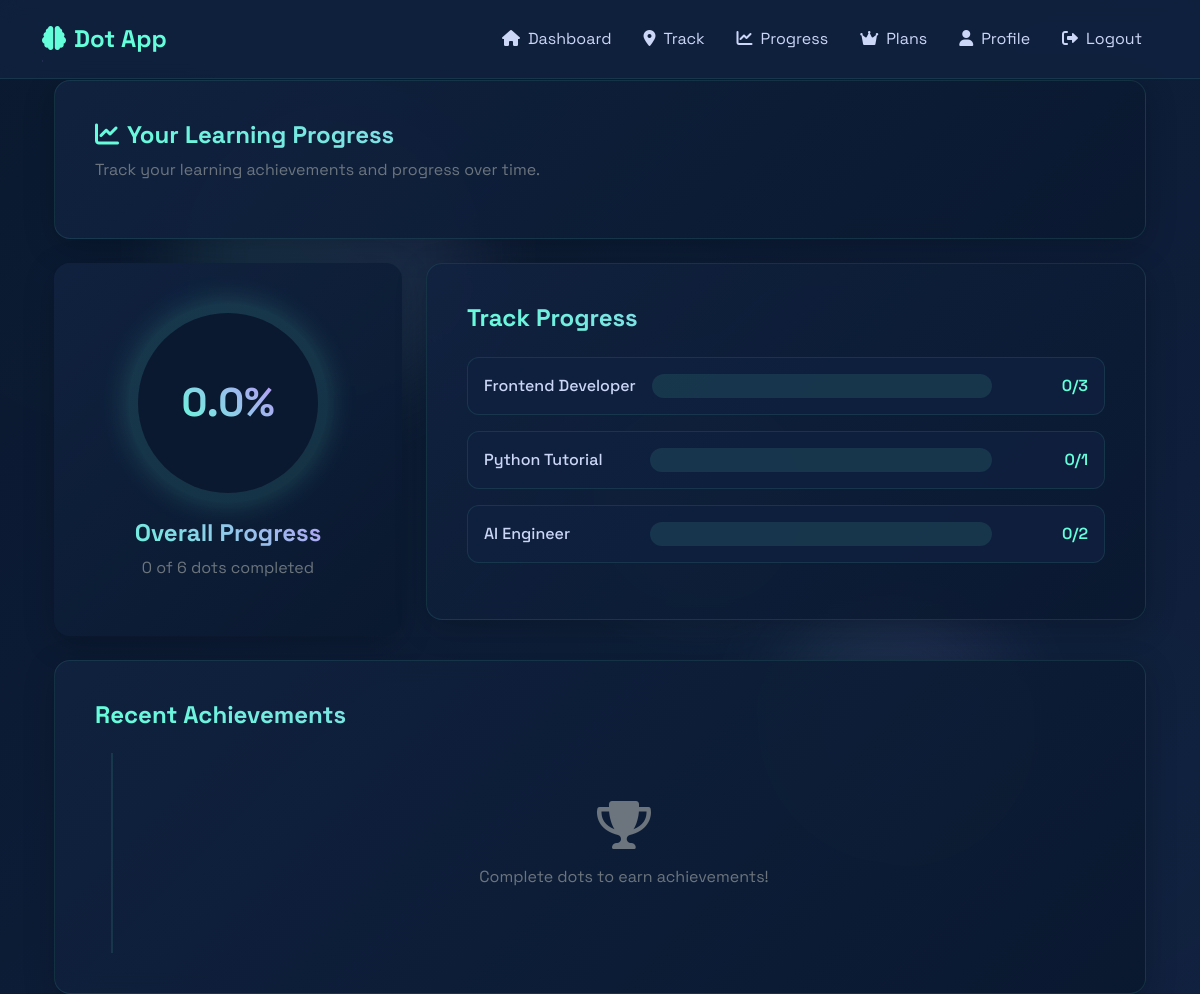
The app's page /learning/progress/ (signed in), older data.
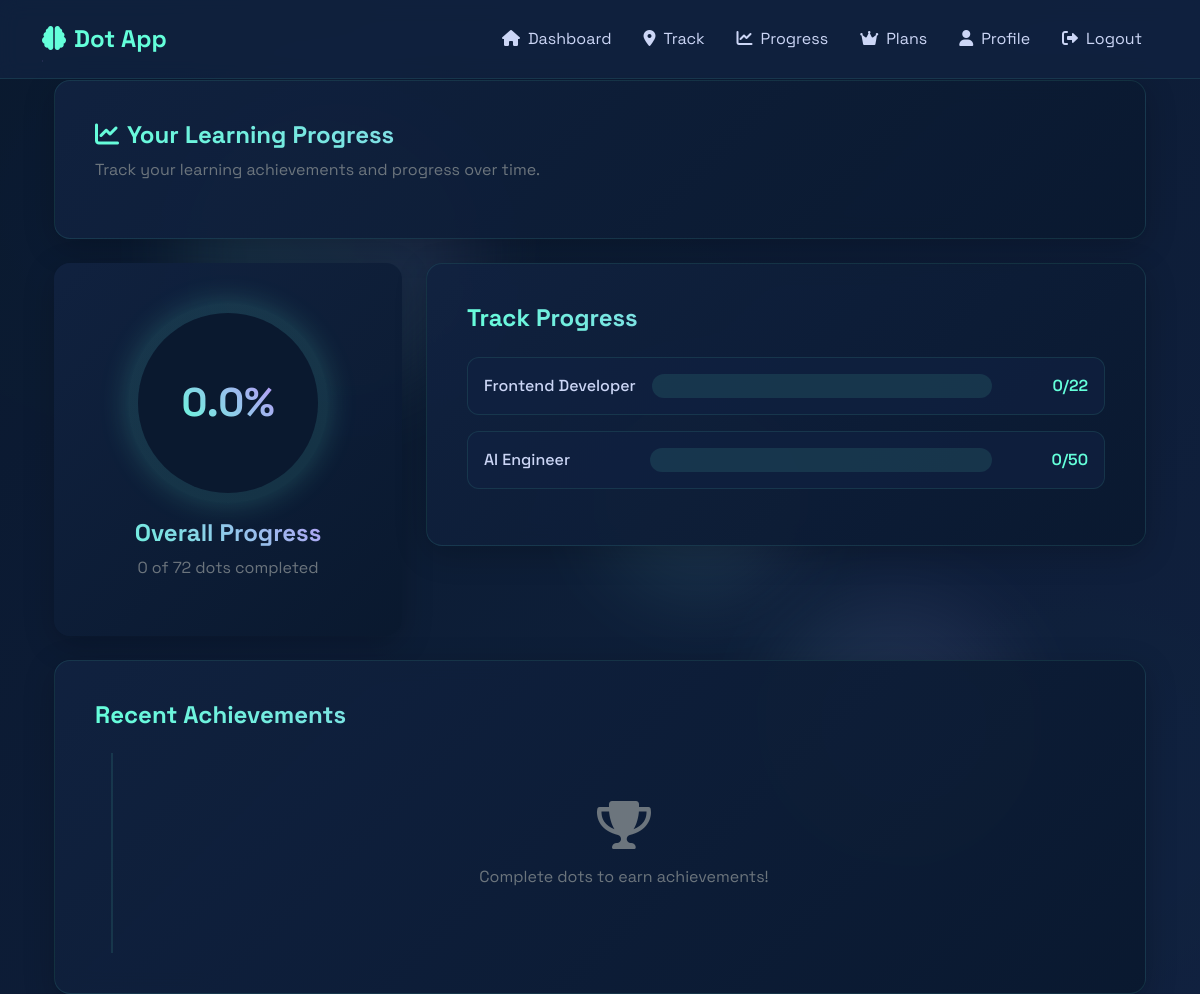
The same page, newer data.
### editor/models.py (models this page shows, shortened)
class Track(models.Model):
    title = models.CharField(max_length=200)
    description = models.TextField()
    created_at = models.DateTimeField(default=now)
    created_by = models.ForeignKey(Editor, on_delete=models.CASCADE, null=True, blank=True, related_name='created_tracks')

### learning/views/progress_views.py (the view)
# urls.py: path('progress/', progress_view, name='progress'),
@login_required
def progress_view(request):
    from editor.models import Track
    learner = request.user.learnerprofile
    tracks = Track.objects.all()
    total_subdots = SubDot.objects.count()
    completed_subdots = Progress.objects.filter(learner=learner, completed=True).count()
    overall_progress = (completed_subdots / total_subdots * 100) if total_subdots > 0 else 0
    tracks_progress = []
    for track in tracks:
        total_track_subdots = SubDot.objects.filter(dot__track=track).count()
        completed_track_subdots = Progress.objects.filter(
            learner=learner,
            subdot__dot__track=track,
            completed=True
        ).count()
        track_progress = (completed_track_subdots / total_track_subdots * 100) if total_track_subdots > 0 else 0
        tracks_progress.append({
            'title': track.title,
            'progress': track_progress,
            'completed_dots': completed_track_subdots,
            'total_dots': total_track_subdots
        })
    recent_achievements = Progress.objects.filter(
        learner=learner, completed=True
    ).order_by('-completed_at')[:5].select_related('subdot', 'subdot__dot')
    achievements_data = []
    for achievement in recent_achievements:
        achievements_data.append({
            'title': achievement.subdot.title,
            'description': f"Completed from {achievement.subdot.dot.title}",
            'date': achievement.completed_at
        })
    context = {
        'overall_progress': overall_progress,
        'completed_dots': completed_subdots,
        'total_dots': total_subdots,
        'tracks': tracks_progress,
        'recent_achievements': achievements_data
    }
    return render(request, 'learning/progress.html', context)

### learning/templates/learning/progress.html (shortened to what this page needs)
{% extends 'learning/base.html' %}
{% block content %}
<div class="container fade-in">
    <div class="row mb-4">
        <div class="col-12">
            <div class="card">
                <div class="card-body">
                    <h2 class="card-title">
                        <i class="fas fa-chart-line me-2"></i>Your Learning Progress
                    </h2>
                    <p class="text-muted">Track your learning achievements and progress over time.</p>
                </div>
            </div>
        </div>
    </div>
    <div class="row mb-4">
        <div class="col-md-4">
            <div class="card progress-card">
                <div class="card-body text-center">
                    <div class="progress-circle mb-3" style="--progress: {{ overall_progress }}">
                        <div class="progress-circle-inner">
                            <span class="progress-value">{{ overall_progress|floatformat:1 }}%</span>
                        </div>
                    </div>
                    <h3 class="card-title">Overall Progress</h3>
                    <p class="text-muted">{{ completed_dots }} of {{ total_dots }} dots completed</p>
                </div>
            </div>
        </div>
        <div class="col-md-8">
            <div class="card">
                <div class="card-body">
                    <h3 class="card-title mb-4">Track Progress</h3>
                    <div class="progress-chart">
                        {% for track in tracks %}
                        <div class="progress-bar-wrapper">
                            <div class="progress-label">{{ track.title }}</div>
                            <div class="progress">
                            </div>
                            <div class="progress-stats">
                                {{ track.completed_dots }}/{{ track.total_dots }}
                            </div>
                        </div>
                        {% endfor %}
                    </div>
                </div>
            </div>
        </div>
    </div>
    <div class="row">
        <div class="col-12">
            <div class="card">
                <div class="card-body">
                    <h3 class="card-title mb-4">Recent Achievements</h3>
                    <div class="timeline">
                        {% for achievement in recent_achievements %}
                        <div class="timeline-item">
                            <div class="timeline-icon">
                                <i class="fas fa-trophy"></i>
                            </div>
                            <div class="timeline-content">
                                <h5>{{ achievement.title }}</h5>
                                <p class="text-muted">{{ achievement.description }}</p>
                                <small class="text-muted">{{ achievement.date|timesince }} ago</small>
                            </div>
                        </div>
                        {% empty %}
                        <div class="text-center text-muted py-5">
                            <i class="fas fa-trophy fa-3x mb-3"></i>
                            <p>Complete dots to earn achievements!</p>
                        </div>
                        {% endfor %}
                    </div>
                </div>
            </div>
        </div>
    </div>
</div>
{% endblock %}

Row changes from the older to the newer data that the page shows:
removed Track: title "Python Tutorial"
Text that changed along with them:
{{ total_dots }}: "6" → "72"
new list line: "Frontend Developer"
new list line: "0 / 22"
new list line: "AI Engineer"
new list line: "0 / 50"
list line gone: "Frontend Developer"
list line gone: "0 / 3"
list line gone: "0 / 1"
list line gone: "AI Engineer"
list line gone: "0 / 2"
